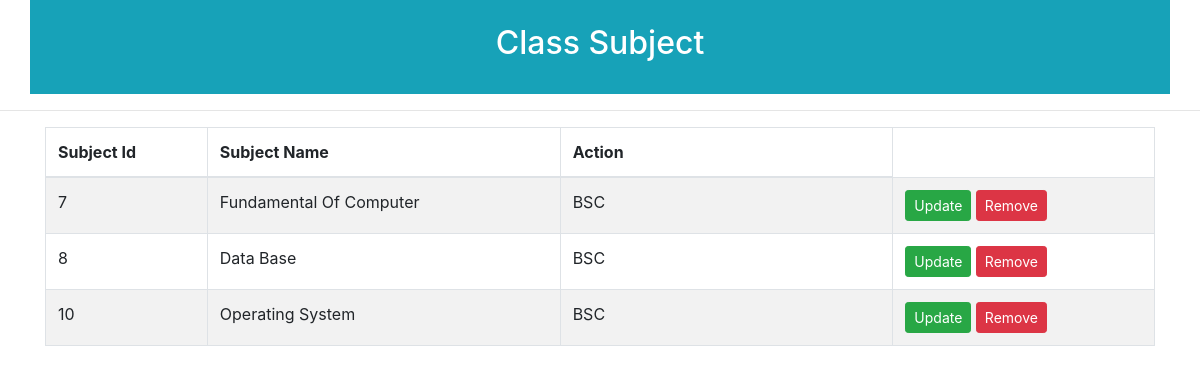
Screenshot of /class_app/get_class_subject/8/ with the database file from the repository.
### subject/models.py (models this page shows, shortened)
class Add_subject(models.Model):
	subject_name = models.CharField(max_length=120)
	select_class = models.ForeignKey(Add_class, on_delete=models.CASCADE)

### class_app/models.py (models this page shows)
class Add_class(models.Model):
	class_name = models.CharField(max_length=120)
	def __str__(self):
		return self.class_name

### class_app/views.py (the view)
# urls.py: path('get_class_subject/<str:pk>/', views.get_class_subject, name='get_class_subject')
def get_class_subject(request, pk):
	get_class = Add_class.objects.get(id=pk)
	get_subjects = get_class.add_subject_set.all()
	data = {'get_subjects': get_subjects}
	return render(request, 'single_subject.html', data)

### templates/single_subject.html
{% extends 'links.html' %}
{% load static %}
{% block content %}
	<div class="container p-4 bg-info text-white text-center">
		<h2>Class Subject</h2>
	</div>
	<hr>
	<div class="container mt-3">
		<table class="table table-bordered table-striped table-hover">
			<tr>
				<thead>
					<th>Subject Id</th>
					<th>Subject Name</th>
					<th style="width: 30%;">Action</th>
				</thead>
			</tr>
			<tbody>
				{% for i in get_subjects %}
				<tr>
					<td>{{ i.id }}</td>
					<td>{{ i.subject_name }}</td>
					<td>{{ i.select_class }}</td>
					<td>
						<a href="" class="btn btn-success btn-sm">Update</a>
						<a href="" class="btn btn-danger btn-sm">Remove</a>
					</td>
				</tr>
				{% endfor %}
			</tbody>
		</table>
	</div>
</body>
{% endblock %}

### rows the page displays
Add_subject: id "7", subject_name "Fundamental Of Computer", select_class "BSC"
Add_subject: id "8", subject_name "Data Base", select_class "BSC"
Add_subject: id "10", subject_name "Operating System", select_class "BSC"
